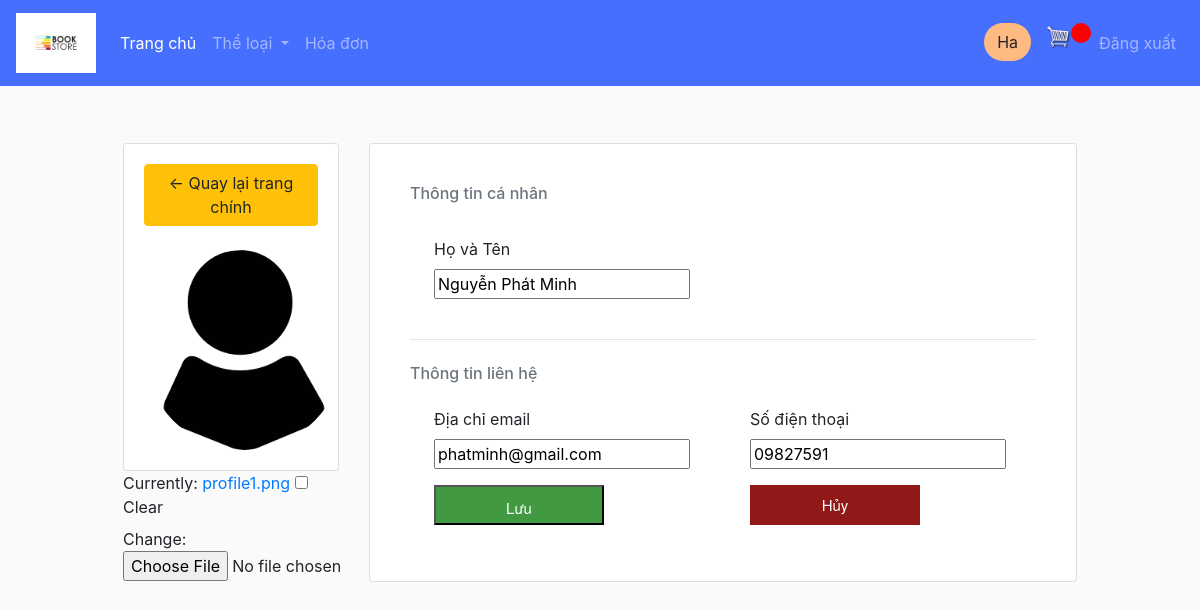
Page /customer_info/ (signed in) on the earlier database version.
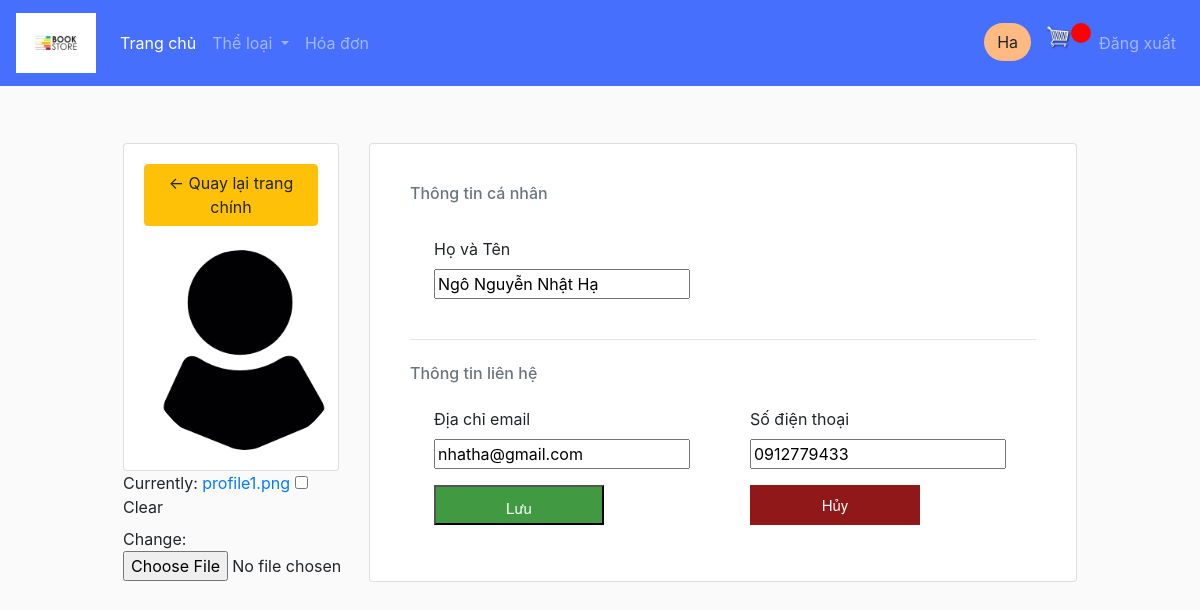
Same page on the later database version.
### book/models.py (models this page shows, shortened)
class Person(models.Model):
    class Meta:
        verbose_name_plural = 'Thành viên'
    id = models.CharField(max_length=100, primary_key=True, editable=True)
    ho_ten = models.CharField('Họ tên', max_length=100, null=True)
    ngay_sinh = models.DateField('Ngày sinh', null=True, editable=True)
    so_dien_thoai = models.CharField('Số điện thoại', max_length=13, null=True)
    dia_chi = models.CharField('Địa chỉ', max_length=1000, null=True)
    email = models.CharField('Email', max_length=50, null=True)
    profile_pic = models.ImageField(default="profile1.png", null=True, blank=True)
    user = models.OneToOneField(User, blank=True, null=True, on_delete=models.CASCADE) # a user can have 1 customer, a customer have a user

### book/views.py (the view)
# urls.py: path('customer_info/', views.customer_info, name='information'),
@login_required(login_url='login')
def customer_info(request):
    customer = request.user.person
    form = CustomerInfo(instance=customer)
    if request.method == "POST":
        form = CustomerInfo(request.POST, request.FILES, instance=customer)
        if form.is_valid():
            print(form.cleaned_data['profile_pic'])
            form.save()
    context = {'form': form}
    return render(request, 'book/customer_info.html', context)

### book/forms.py
class CustomerInfo(ModelForm):
    class Meta:
        model = Person
        fields = ['ho_ten', 'so_dien_thoai', 'email', 'profile_pic']

### book/templates/book/customer_info.html (shortened to what this page needs)
{%  extends 'book/main.html' %}
{% block content %}
<form action="" method="POST" enctype="multipart/form-data">
    <div class="row">
        <div class="col-md-3">
            <div class="card card-body">
                <a class="btn btn-warning" href="{% url 'home' %}"> &#8592; Quay lại trang chính</a><br>
                <img class="profile-pic" src="{{request.user.person.profile_pic.url}}" >
            </div>
            {{form.profile_pic}}
        </div>
        <div class="col-md-9">
            <div class="card card-body">
                <div class="card-body">
                    <h6 class="heading-small text-muted mb-4">Thông tin cá nhân</h6>
                    <div class="pl-lg-4">
                    <div class="row">
                    <div class="col-md-12">
                    <div class="form-group focused">
                    <label class="form-control-label" for="id_ho_ten">Họ và Tên</label><br>
                    {{form.ho_ten}}
            </div>
            </div>
            </div>
            </div>
                <hr class="my-4">
                <h6 class="heading-small text-muted mb-4">Thông tin liên hệ</h6>
                <div class="pl-lg-4">
                    <div class="row">
                        <div class="col-lg-6">
                        <div class="form-group focused">
                        <label class="form-control-label" for="email">Địa chỉ email</label><br>
                        {{form.email}}
                        </div>
                        </div>
                        <div class="col-lg-6">
                        <div class="form-group focused">
                        <label class="form-control-label" for="so_dien_thoai">Số điện thoại</label><br>
                        {{form.so_dien_thoai}}
                        </div>
                        </div>
                    </div>
                </div>
                <div class="pl-lg-4">
                    <div class="row">
                        <div class="col-lg-6">
                        <div class="form-group focused">
                            <input style="text-decoration:none;font-family:Gotham,
                            'Helvetica Neue', Helvetica, Arial, sans-serif;color:#ffffff;
                            background:#419941;width:170px;text-align:center;
                            line-height:40px;height:40px;display:block;
                            font-size:15px;" type="submit" value="Lưu">
                        </div>
                        </div>
                        <div class="col-lg-6">
                        <div class="form-group focused">
                            <a style="text-decoration:none;font-family:Gotham,
                            'Helvetica Neue', Helvetica, Arial, sans-serif;color:#ffffff;
                            background:#911818;width:170px;text-align:center;
                            line-height:40px;height:40px;display:block;
                            font-size:15px;" href="\" a>Hủy</a>
                        </div>
                        </div>
                    </div>
                </div>
            </div>
        </div>
    </div>
</div>
</form>
{% endblock %}

Differences in the rows shown:
no longer on this page (row edited): Person: ho_ten "Nguyễn Phát Minh", email "phatminh@gmail.com", so_dien_thoai "09827591"
now on this page (row edited): Person: ho_ten "Ngô Nguyễn Nhật Hạ", email "nhatha@gmail.com", so_dien_thoai "0912779433"
